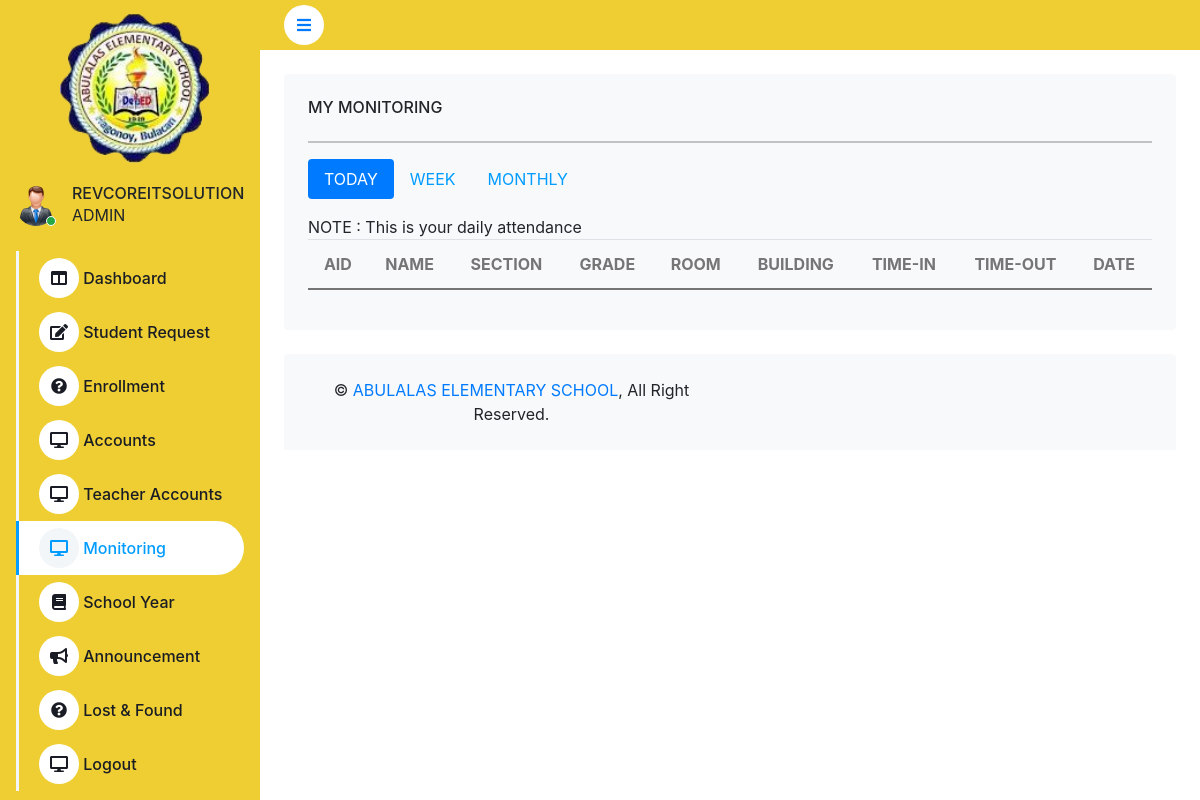
Screenshot of /home.php?view=monitoring (signed in) with the database file from the repository.
### tables this page shows
CREATE TABLE `tbl_user_information` (
  `user_id` int(11) NOT NULL,
  `uid` varchar(250) NOT NULL,
  `email` varchar(50) NOT NULL,
  `password` varchar(250) NOT NULL,
  `designation` int(50) NOT NULL,
  `code` int(50) NOT NULL,
  `status` varchar(50) NOT NULL
);

CREATE TABLE `tbl_user_designation` (
  `did` int(11) NOT NULL,
  `role` varchar(50) NOT NULL
);

### connection/MainController.php (called while the page is built, shortened)
<?php
include('connection/LoginSession.php');
require_once "connection/ApiController.php";
$portCont = new portalController();
$userSession = $portCont->getUserDetails($session_id);
$email = $userSession[0]['email'];
$position = strpos($email, '@');
$filteredEmail = substr($email, 0, $position);
$filteredEmail = strtoupper($filteredEmail);
?>

### connection/LoginSession.php (called while the page is built, shortened)
<?php
$session_id = $_SESSION['user_id'];
?>

### connection/ApiController.php (called while the page is built, shortened)
<?php
require_once "DBController.php";
class portalController extends DBController
{
    function getUserDetails($session_id)
    {
        $query = "SELECT * FROM tbl_user_information TUI LEFT JOIN tbl_user_designation TUD ON TUI.designation = TUD.did WHERE TUI.user_id = ?";
        $params = array(
           array(
               "param_type" => "i",
               "param_value" => $session_id
           )
       );
       $userCredentials = $this->getDBResult($query, $params);
       return $userCredentials;
    }
}

### connection/DBController.php (called while the page is built, shortened)
<?php
class DBController
{
    private $host = "localhost";
    private $user = "root";
    private $password = "";
    private $database = "school_abulalas";
    private $conn;
    function __construct()
    {
        $this->conn = mysqli_connect($this->host, $this->user, $this->password, $this->database);
    }
    function getDBResult($query, $params = array())
    {
        $sql_statement = $this->conn->prepare($query);
        if (! empty($params)) {
            $this->bindParams($sql_statement, $params);
        }
        $sql_statement->execute();
        $result = $sql_statement->get_result();
        if ($result->num_rows > 0) {
            while ($row = $result->fetch_assoc()) {
                $resultset[] = $row;
            }
        }
        if (! empty($resultset)) {
            return $resultset;
        }
    }
    function bindParams($sql_statement, $params)
    {
        $param_type = "";
        foreach ($params as $query_param) {
            $param_type .= $query_param["param_type"];
        }
        $bind_params[] = & $param_type;
        foreach ($params as $k => $query_param) {
            $bind_params[] = & $params[$k]["param_value"];
        }
        call_user_func_array(array(
            $sql_statement,
            'bind_param'
        ), $bind_params);
    }
}

### route/admin-monitoring.php (the view, shortened to what this page needs)
<div class="container-fluid pt-4 px-4">
                <div class="row g-4">
                   <div class="col-sm-12 col-xl-12">
                        <div class="bg-light rounded h-100 p-4">
                            <h6 class="mb-4">MY MONITORING</h6>
                                    <hr />
                            <ul class="nav nav-pills mb-3" id="pills-tab" role="tablist">
                                <li class="nav-item" role="presentation">
                                    <button class="nav-link active" id="pills-today-tab" data-bs-toggle="pill"
                                        data-bs-target="#pills-today" type="button" role="tab" aria-controls="pills-today"
                                        aria-selected="true">TODAY</button>
                                </li>
                                <li class="nav-item" role="presentation">
                                    <button class="nav-link" id="pills-week-tab" data-bs-toggle="pill"
                                        data-bs-target="#pills-week" type="button" role="tab"
                                        aria-controls="pills-week" aria-selected="false">WEEK</button>
                                </li>
                                <li class="nav-item" role="presentation">
                                    <button class="nav-link" id="pills-monthly-tab" data-bs-toggle="pill"
                                        data-bs-target="#pills-monthly" type="button" role="tab"
                                        aria-controls="pills-monthly" aria-selected="false">MONTHLY</button>
                                </li>
                            </ul>
                            <div class="tab-content" id="pills-tabContent">
                                <div class="tab-pane fade show active" id="pills-today" role="tabpanel" aria-labelledby="pills-today-tab">
                                    NOTE : This is your daily attendance
                                        <table id="myMonitoringAttendanceToday" class="table table-striped" style="text-align:center;">
                                                  <thead>
                                                      <tr>
                                                        <th scope="col">AID</th>
                                                        <th scope="col">NAME</th>
                                                        <th scope="col">SECTION</th>
                                                        <th scope="col">GRADE</th>
                                                        <th scope="col">ROOM</th>
                                                        <th scope="col">BUILDING</th>
                                                        <th scope="col">TIME-IN</th>
                                                        <th scope="col">TIME-OUT</th>
                                                        <th scope="col">DATE</th>
                                                      </tr>
                                                   </thead>
                                     </table>
                                </div>
                            </div>
                        </div>
                    </div>
                </div>
            </div>

### home.php (shortened to what this page needs)
<?php include('connection/MainController.php'); ?>
<!DOCTYPE html>
<html lang="en">
<head>
    <link href="https://cdnjs.cloudflare.com/ajax/libs/font-awesome/5.10.0/css/all.min.css" rel="stylesheet">
    <link href="https://cdn.jsdelivr.net/npm/bootstrap-icons@1.4.1/font/bootstrap-icons.css" rel="stylesheet">
    <link href="lib/owlcarousel/assets/owl.carousel.min.css" rel="stylesheet">
    <link href="lib/tempusdominus/css/tempusdominus-bootstrap-4.min.css" rel="stylesheet" />
    <link href="css/bootstrap.min.css" rel="stylesheet">
    <link href="css/style.css" rel="stylesheet">
    <link rel='stylesheet' href='https://cdnjs.cloudflare.com/ajax/libs/twitter-bootstrap/4.1.3/css/bootstrap.css'>
     <link rel='stylesheet' href='https://cdn.datatables.net/1.10.19/css/dataTables.bootstrap4.min.css'><link rel="stylesheet" href="./style.css">
    <link rel="stylesheet" href="https://unpkg.com/ag-grid-community/dist/styles/ag-grid.css">
    <link rel="stylesheet" href="https://unpkg.com/ag-grid-community/dist/styles/ag-theme-alpine.css">
</head>
<body>
    <div class="container-fluid position-relative bg-white d-flex p-0">
        <div class="sidebar pb-3" style="background-color:#eece32;">
            <nav class="navbar navbar-light" style="background-color:#eece32;">
                <a href="#" class="navbar-brand mx-4 mb-3">
                    <center>
                        <img src="logo/main.png" style="width:100%; margin-left:20px;"/>
                    </center>
                </a>
                <div class="d-flex align-items-center mb-4">
                    <div class="position-relative">
                        <img class="rounded-circle" src="img/user.png" alt="" style="width: 40px; height: 40px;">
                        <div class="bg-success rounded-circle border border-2 border-white position-absolute end-0 bottom-0 p-1"></div>
                    </div>
                    <div class="ms-3">
                        <h6 class="mb-0"><?php echo strtoupper($filteredEmail); ?></h6>
                        <span><?php echo strtoupper($userSession[0]['role']); ?> </span>
                    </div>
                </div>
                <div class="navbar-nav w-100">
                    <?php if(($userSession[0]['role']) == 'ADMIN') { ?>
                    <?php include('navbar/admin.php'); ?>
                    <?php } else if(($userSession[0]['role']) == 'TEACHER') { ?>
                    <?php include('navbar/teacher.php'); ?>
                    <?php } else { ?>
                    <?php include('navbar/student.php'); ?>
                    <?php } ?>
                </div>
            </nav>
        </div>
        <div class="content">
            <nav class="navbar navbar-expand navbar-light sticky-top px-4 py-0" style="background-color:#eece32; height: 50px;">
                <a href="#" class="sidebar-toggler flex-shrink-0">
                    <i class="fa fa-bars"></i>
                </a>
            </nav>
            <?php if(($userSession[0]['designation'])  == 1) { ?>
            <?php if(!empty($_GET['view'])){ ?>
            <?php if($_GET['view'] == 'home') { ?>
            <?php include('route/admin-home.php'); ?>
            <?php } else if($_GET['view'] == 'charts') { ?>
            <?php include('route/admin-charts.php'); ?>
            <?php } else if($_GET['view'] == 'direction') { ?>
            <?php include('route/admin-direction.php'); ?>
            <?php } else if($_GET['view'] == 'request') { ?>
            <?php include('route/admin-studentrequest.php'); ?>
            <?php } else if($_GET['view'] == 'request_history') { ?>
            <?php include('route/admin-request_history.php'); ?>
            <?php } else if($_GET['view'] == 'enrollment') { ?>
            <?php include('route/admin-enrollment.php'); ?>
            <?php } else if($_GET['view'] == 'student-accounts') { ?>
            <?php include('route/admin-student-accounts.php'); ?>
            <?php } else if($_GET['view'] == 'teacher-accounts') { ?>
            <?php include('route/admin-teacher-accounts.php'); ?>
            <?php } else if($_GET['view'] == 'monitoring') { ?>
            <?php include('route/admin-monitoring.php'); ?>
            <?php } else if($_GET['view'] == 'schoolyear') { ?>
            <?php include('route/admin-schoolyear.php'); ?>
            <?php } else if($_GET['view'] == 'school_year_detail') { ?>
            <?php include('route/admin-schoolyear-details.php'); ?>
            <?php } else if($_GET['view'] == 'announcement') { ?>
            <?php include('route/admin-announcement.php'); ?>
            <?php } else if($_GET['view'] == 'lost') { ?>
            <?php include('route/admin-lost.php'); ?>
            <?php }  else { ?>
            <?php }  ?>
            <?php } else { ?>
            <?php include('route/admin-home.php'); ?>
            <?php } ?>
            <?php }else if(($userSession[0]['designation']) == 3) { ?>
            <?php if(!empty($_GET['view'])){ ?>
            <?php if($_GET['view'] == 'home') { ?>
            <?php include('route/student-home.php'); ?>
            <?php } else if($_GET['view'] == 'request') { ?>
            <?php include('route/student-request.php'); ?>
            <?php } else if($_GET['view'] == 'request_history') { ?>
            <?php include('route/student-request_history.php'); ?>
            <?php } else if($_GET['view'] == 'enrollnow') { ?>
            <?php include('route/student-enrollment.php'); ?>
            <?php } else if($_GET['view'] == 'myclass') { ?>
            <?php include('route/student-class.php'); ?>
            <?php } else if($_GET['view'] == 'monitoring') { ?>
            <?php include('route/student-monitoring.php'); ?>
            <?php } else { ?>
            <?php } ?>
            <?php }  else { ?>
            <?php include('route/student-home.php'); ?>
            <?php }  ?>
            <?php } ?>
            <div class="container-fluid pt-4 px-4">
                <div class="bg-light rounded-top p-4">
                    <div class="row">
                        <div class="col-12 col-sm-6 text-center text-sm-start">
                            &copy; <a href="#">ABULALAS ELEMENTARY SCHOOL</a>, All Right Reserved.
                        </div>
                    </div>
                </div>
            </div>
        </div>
    </div>
</body>
</html>

### css/style.css (style rules this page uses)
:root { --primary: #009CFF; --light: #F3F6F9; --dark: #191C24; }
.sidebar { position: fixed; top: 0; left: 0; bottom: 0; width: 260px; height: 100vh; overflow-y: auto; background: var(--light); transition: 0.5s; z-index: 999; }
.content { margin-left: 260px; min-height: 100vh; background: #FFFFFF; transition: 0.5s; }
@media (min-width: 992px) { .sidebar { margin-left: 0; } }
@media (min-width: 992px) { .content { width: calc(100% - 260px); } }
.content .navbar .sidebar-toggler, .content .navbar .navbar-nav .nav-link i { width: 40px; height: 40px; display: inline-flex; align-items: center; justify-content: center; background: #FFFFFF; border-radius: 40px; }

### rows the page displays
tbl_user_information: email "REVCOREITSOLUTION", tbl_user_designation.role "ADMIN"
